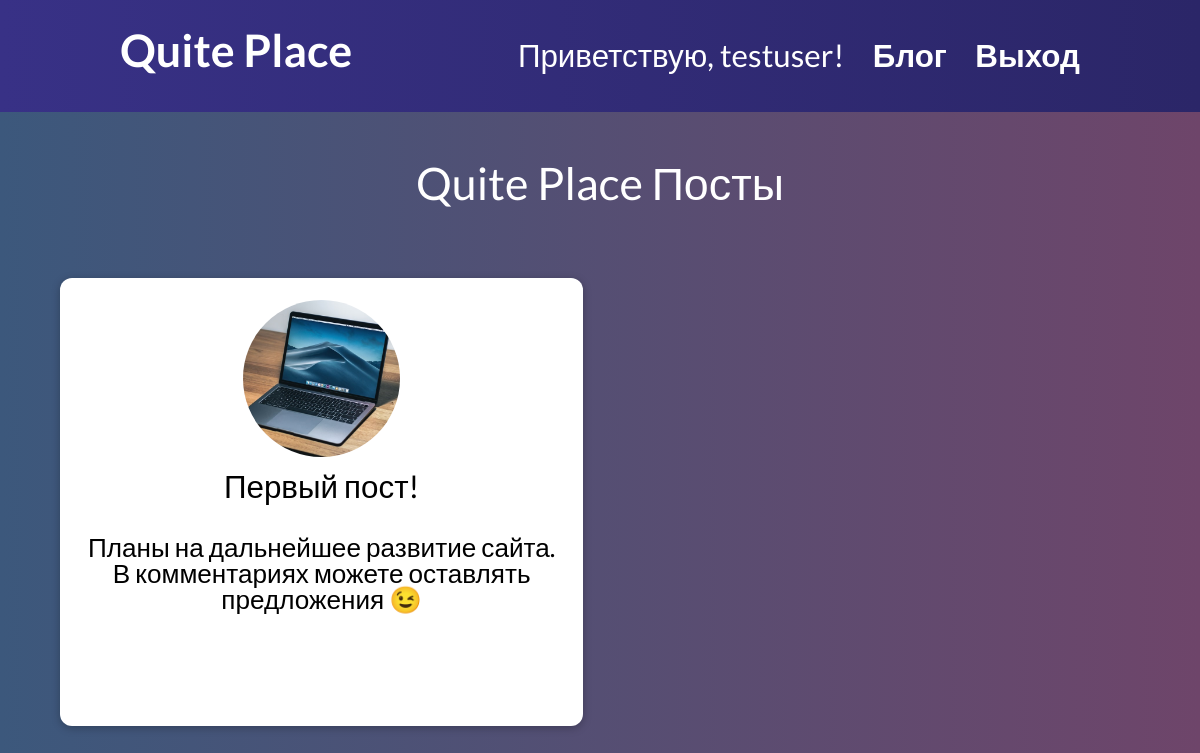
Page /blog/ (signed in) on the committed database.
### blog/models.py (models this page shows, shortened)
class Post(models.Model):
  title = models.CharField(max_length=100)
  excerpt = models.CharField(max_length=150)
  image = models.ImageField(upload_to='posts', null=True)
  date = models.DateTimeField(auto_now_add=True)
  slug = models.SlugField(unique=True, db_index=True)
  content = models.TextField()
  author = models.ForeignKey(
    Author, on_delete=models.SET_NULL, null=True, related_name='posts')
  tags = models.ManyToManyField(Tag)

### blog/views.py (the view)
# urls.py: path('', views.AllBlogsPage.as_view(), name='blog-page'),
class AllBlogsPage(View):
  def get(self, request):
    all_posts = Post.objects.all()
    return render(request, 'blog/index.html', {
      'all_posts': all_posts
    })

### blog/templates/blog/index.html (shortened to what this page needs)
{% extends 'base.html' %}
{% load static %}
{% block css_style %}
  <link rel="stylesheet" href="{% static 'blog/post.css' %}">
  <link rel="stylesheet" href="{% static 'blog/index.css' %}">
{% endblock  %}
{% block content %}
  <section id="all-posts">
    <h2>Quite Place Посты</h2>
    <ul>
      {% for post in all_posts %}
        {% include 'blog/includes/post.html' %}
      {% endfor %}
    </ul>
  </section>
{% endblock  %}

### templates/base.html (shortened to what this page needs)
{% load static %}
<!DOCTYPE html>
<html lang="ru">
<head>
  <link href="https://cdn.jsdelivr.net/npm/bootstrap@5.1.3/dist/css/bootstrap.min.css" rel="stylesheet">
  <link rel="stylesheet" href="{% static 'app.css' %}">
  {% block css_style %}{% endblock  %}
</head>
<body>
  <header id="main-navigation">
    <h1><a href="{% url 'main-page' %}">Quite Place</a></h1>
    <nav>
      {% if user.is_authenticated %}
        <span class='welcome-user'>Приветствую, {{ user.username }}!</span>
        <a href="{% url 'blog-page' %}">Блог</a>
        <a href="{% url 'logout-page' %}">Выход</a>
      {% else %}
        <a href="{% url 'blog-page' %}">Блог</a>
        <a href="{% url 'login-page' %}">Логин</a>
        <a href="{% url 'registration-page' %}">Регистрация</a>
      {% endif %}
    </nav>
  </header>
  {% block content %}
  {% endblock  %}
</body>
</html>

### blog/templates/blog/includes/post.html
<li>
  <article class="post">
    <a href="{% url 'detail-blog-page' post.slug %}">
      <img src="{{ post.image.url }}" alt="{{ post.title }}">
      <div class="post__content">
        <h3>{{ post.title }}</h3>
        <p>
          {{ post.excerpt}}
        </p>
      </div>
    </a>
  </article>
</li>

### static/app.css (style rules this page uses)
* { padding: 0; margin: 0; border: 0; }
*, *:before, *:after { -moz-box-sizing: border-box; -webkit-box-sizing: border-box; box-sizing: border-box; }
nav, footer, header, aside { display: block; }
html, body { height: 100%; width: 100%; font-size: 100%; line-height: 1; font-size: 1.4rem; -ms-text-size-adjust: 100%; -moz-text-size-adjust: 100%; -webkit-text-size-adjust: 100%; }
a, a:visited { text-decoration: none; }
ul li { list-style: none; }
img { vertical-align: top; }
h1, h2, h3, h4, h5, h6 { font-size: inherit; font-weight: 400; }
body { background: linear-gradient( 90deg, #3c587c 0%, #6e456a 100% ); font-family: 'Lato', sans-serif; }
#main-navigation { background: linear-gradient( 90deg, #383186 0%, #2b2668 100% ); width: 100%; height: 5rem; display: flex; justify-content: space-between; align-items: center; padding: 0 10%; position: absolute; top: 0; left: 0; }
#main-navigation h1 { font-size: 2rem; }
#main-navigation a { text-decoration: none; color: white; font-weight: bold; }
#main-navigation nav a { margin-left: 1rem; }
#main-navigation .welcome-user { color: white; }

### blog/static/blog/post.css (style rules this page uses)
.post { display: flex; flex-direction: column; align-items: center; text-align: center; }
.post a { text-decoration: none; color: black; transition: all 0.2s ease; padding: 1rem; }
.post img { width: 5rem; height: 5rem; object-fit: cover; border-radius: 50%; }
.post h3 { margin: 0.5rem 0 1.25rem 0; }
.post p { font-size: smaller; }

### blog/static/blog/index.css (style rules this page uses)
body { background-color: #e7e7e7; }
#all-posts { margin: 7rem auto; width: 90%; max-width: 60rem; }
#all-posts h2 { text-align: center; font-size: 2rem; color: white; margin: 3rem 0; }
ul { list-style: none; margin: 0; padding: 0; display: grid; grid-template-columns: repeat(auto-fill, minmax(17rem, 1fr)); gap: 1.5rem; }
.post img { width: 7rem; height: 7rem; }
.post a { min-height: 20rem; min-width: 15rem; transform-origin: center; box-shadow: 0 2px 8px rgba(0, 0, 0, 0.25); border-radius: 12px; background-color: white; }

### rows in the picture
Post: image (picture), title "Первый пост!", excerpt "Планы на дальнейшее развитие сайта. В комментариях можете оставлять предложения 😉"

### other values in the picture
{{ user.username }} "testuser"
